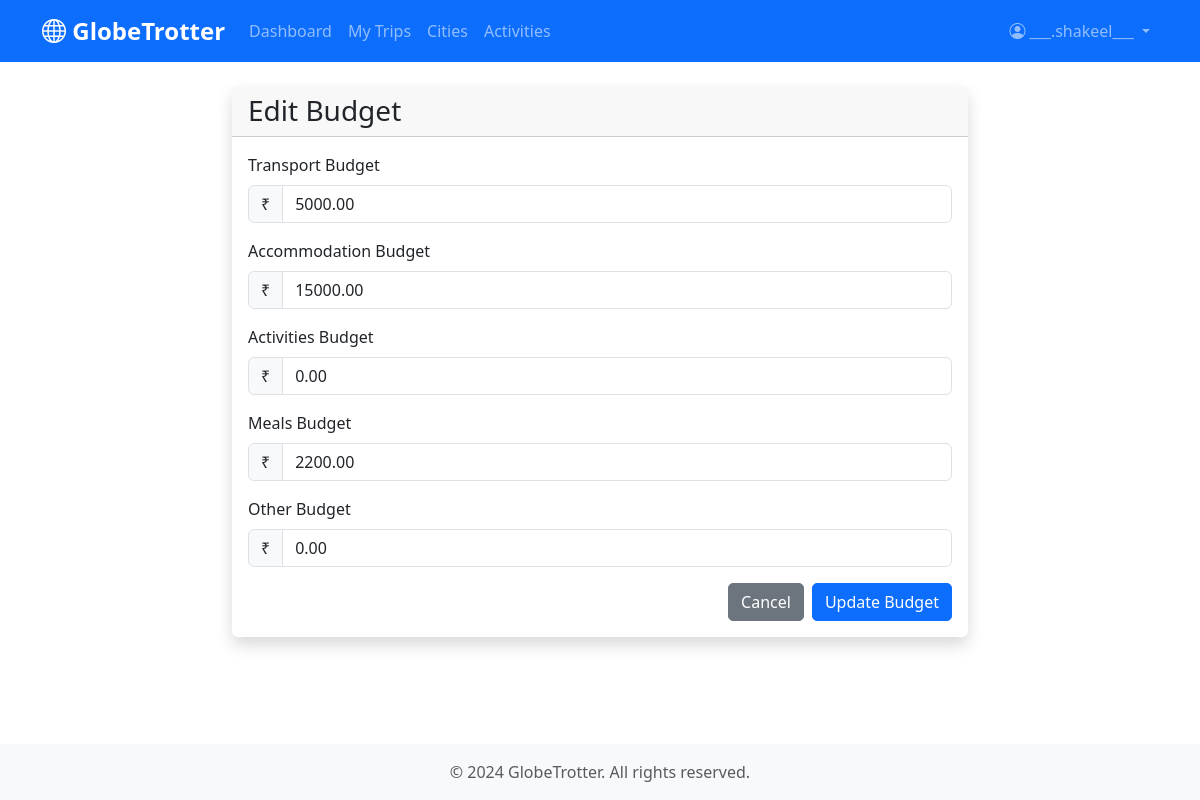
Screenshot of /budget/trip/3/edit (signed in) with the database file from the repository.
### app/models.py (models this page shows, shortened)
class User(UserMixin, db.Model):
    __tablename__ = 'users'
    id = db.Column(db.Integer, primary_key=True)
    email = db.Column(db.String(120), unique=True, nullable=False, index=True)
    username = db.Column(db.String(80), unique=True, nullable=False)
    password_hash = db.Column(db.String(255), nullable=False)
    full_name = db.Column(db.String(100))
    avatar_url = db.Column(db.String(255))
    role = db.Column(db.String(20), default='User', nullable=False)
    language_preference = db.Column(db.String(10), default='en')
    created_at = db.Column(db.DateTime, default=datetime.utcnow)
    updated_at = db.Column(db.DateTime, default=datetime.utcnow, onupdate=datetime.utcnow)
    trips = db.relationship('Trip', backref='user', lazy='dynamic', cascade='all, delete-orphan')
    saved_destinations = db.relationship('SavedDestination', backref='user', lazy='dynamic', cascade='all, delete-orphan')
    def is_admin(self):
        return self.role == 'Admin'

class Budget(db.Model):
    __tablename__ = 'budgets'
    id = db.Column(db.Integer, primary_key=True)
    trip_id = db.Column(db.Integer, db.ForeignKey('trips.id', ondelete='CASCADE'), nullable=False, unique=True)
    transport_budget = db.Column(db.Numeric(10, 2), default=0)
    accommodation_budget = db.Column(db.Numeric(10, 2), default=0)
    activities_budget = db.Column(db.Numeric(10, 2), default=0)
    meals_budget = db.Column(db.Numeric(10, 2), default=0)
    other_budget = db.Column(db.Numeric(10, 2), default=0)
    expenses = db.relationship('BudgetExpense', backref='budget', lazy='dynamic', cascade='all, delete-orphan')

### app/routes/budget.py (the view, shortened to what this page needs)
@bp.route('/trip/<int:trip_id>/edit', methods=['GET', 'POST'])
@login_required
def edit(trip_id):
    trip = Trip.query.get_or_404(trip_id)
    if trip.user_id != current_user.id:
        flash('You do not have permission to edit this trip.', 'danger')
        return redirect(url_for('trips.list'))
    budget = Budget.query.filter_by(trip_id=trip_id).first()
    if not budget:
        budget = Budget(trip_id=trip_id)
        db.session.add(budget)
        db.session.commit()
    form = BudgetForm(obj=budget)
    return render_template('budget/edit.html', form=form, trip=trip, budget=budget)

### app/forms.py
class BudgetForm(FlaskForm):
    transport_budget = DecimalField('Transport Budget', validators=[Optional(), NumberRange(min=0)])
    accommodation_budget = DecimalField('Accommodation Budget', validators=[Optional(), NumberRange(min=0)])
    activities_budget = DecimalField('Activities Budget', validators=[Optional(), NumberRange(min=0)])
    meals_budget = DecimalField('Meals Budget', validators=[Optional(), NumberRange(min=0)])
    other_budget = DecimalField('Other Budget', validators=[Optional(), NumberRange(min=0)])

### app/__init__.py (called while the page is built)
@login_manager.user_loader
def load_user(user_id):
    return User.query.get(int(user_id))

### app/templates/budget/edit.html (shortened to what this page needs)
{% extends "base.html" %}
{% block content %}
<div class="row justify-content-center">
    <div class="col-md-8">
        <div class="card shadow">
            <div class="card-header">
                <h3 class="mb-0">Edit Budget</h3>
            </div>
            <div class="card-body">
                <form method="POST">
                    <div class="mb-3">
                        {{ form.transport_budget.label(class="form-label") }}
                        <div class="input-group">
                            <span class="input-group-text">₹</span>
                            {{ form.transport_budget(class="form-control", step="0.01") }}
                        </div>
                    </div>
                    <div class="mb-3">
                        {{ form.accommodation_budget.label(class="form-label") }}
                        <div class="input-group">
                            <span class="input-group-text">₹</span>
                            {{ form.accommodation_budget(class="form-control", step="0.01") }}
                        </div>
                    </div>
                    <div class="mb-3">
                        {{ form.activities_budget.label(class="form-label") }}
                        <div class="input-group">
                            <span class="input-group-text">₹</span>
                            {{ form.activities_budget(class="form-control", step="0.01") }}
                        </div>
                    </div>
                    <div class="mb-3">
                        {{ form.meals_budget.label(class="form-label") }}
                        <div class="input-group">
                            <span class="input-group-text">₹</span>
                            {{ form.meals_budget(class="form-control", step="0.01") }}
                        </div>
                    </div>
                    <div class="mb-3">
                        {{ form.other_budget.label(class="form-label") }}
                        <div class="input-group">
                            <span class="input-group-text">₹</span>
                            {{ form.other_budget(class="form-control", step="0.01") }}
                        </div>
                    </div>
                    <div class="d-grid gap-2 d-md-flex justify-content-md-end">
                        <a href="{{ url_for('budget.breakdown', trip_id=trip.id) }}" class="btn btn-secondary">Cancel</a>
                        <button type="submit" class="btn btn-primary">Update Budget</button>
                    </div>
                </form>
            </div>
        </div>
    </div>
</div>
{% endblock %}

### app/templates/base.html (shortened to what this page needs)
<!DOCTYPE html>
<html lang="en">
<head>
    <link href="https://cdn.jsdelivr.net/npm/bootstrap@5.3.0/dist/css/bootstrap.min.css" rel="stylesheet">
    <link rel="stylesheet" href="https://cdn.jsdelivr.net/npm/bootstrap-icons@1.10.0/font/bootstrap-icons.css">
    <link rel="stylesheet" href="{{ url_for('static', filename='css/style.css') }}">
</head>
<body>
    <nav class="navbar navbar-expand-lg navbar-dark bg-primary">
        <div class="container">
            <a class="navbar-brand" href="{{ url_for('dashboard.index') }}">
                <i class="bi bi-globe"></i> GlobeTrotter
            </a>
            <div class="collapse navbar-collapse" id="navbarNav">
                <ul class="navbar-nav me-auto">
                    <li class="nav-item">
                        <a class="nav-link" href="{{ url_for('dashboard.index') }}">Dashboard</a>
                    </li>
                    <li class="nav-item">
                        <a class="nav-link" href="{{ url_for('trips.list') }}">My Trips</a>
                    </li>
                    <li class="nav-item">
                        <a class="nav-link" href="{{ url_for('cities.search') }}">Cities</a>
                    </li>
                    <li class="nav-item">
                        <a class="nav-link" href="{{ url_for('activities.search') }}">Activities</a>
                    </li>
                </ul>
                <ul class="navbar-nav">
                    {% if current_user.is_authenticated %}
                    <li class="nav-item dropdown">
                        <a class="nav-link dropdown-toggle" href="#" id="navbarDropdown" role="button" data-bs-toggle="dropdown">
                            {% if current_user.avatar_url %}
                            <img src="{{ current_user.avatar_url }}" alt="Avatar" class="rounded-circle me-1" style="width: 24px; height: 24px;">
                            {% else %}
                            <i class="bi bi-person-circle"></i>
                            {% endif %}
                            {{ current_user.username }}
                        </a>
                    </li>
                    {% endif %}
                </ul>
            </div>
        </div>
    </nav>
    <main class="container my-4">
        {% block content %}{% endblock %}
    </main>
    <footer class="bg-light text-center py-3 mt-5">
        <div class="container">
            <p class="text-muted mb-0">&copy; 2024 GlobeTrotter. All rights reserved.</p>
        </div>
    </footer>
</body>
</html>

### app/static/css/style.css (style rules this page uses)
:root { --primary-color: #0d6efd; --secondary-color: #6c757d; --success-color: #198754; --danger-color: #dc3545; --warning-color: #ffc107; --info-color: #0dcaf0; }
body { font-family: 'Segoe UI', Tahoma, Geneva, Verdana, sans-serif; min-height: 100vh; display: flex; flex-direction: column; }
main { flex: 1; }
.navbar-brand { font-weight: bold; font-size: 1.5rem; }
.card { border: none; box-shadow: 0 2px 4px rgba(0,0,0,0.1); transition: box-shadow 0.3s ease; }
.btn { border-radius: 5px; transition: all 0.3s ease; }
footer { margin-top: auto; }
main { animation: fadeIn 0.3s ease-in; }

### rows the page displays
User: username "___.shakeel___"
Budget: transport_budget "5000.00", accommodation_budget "15000.00", activities_budget "0.00", meals_budget "2200.00", other_budget "0.00"
